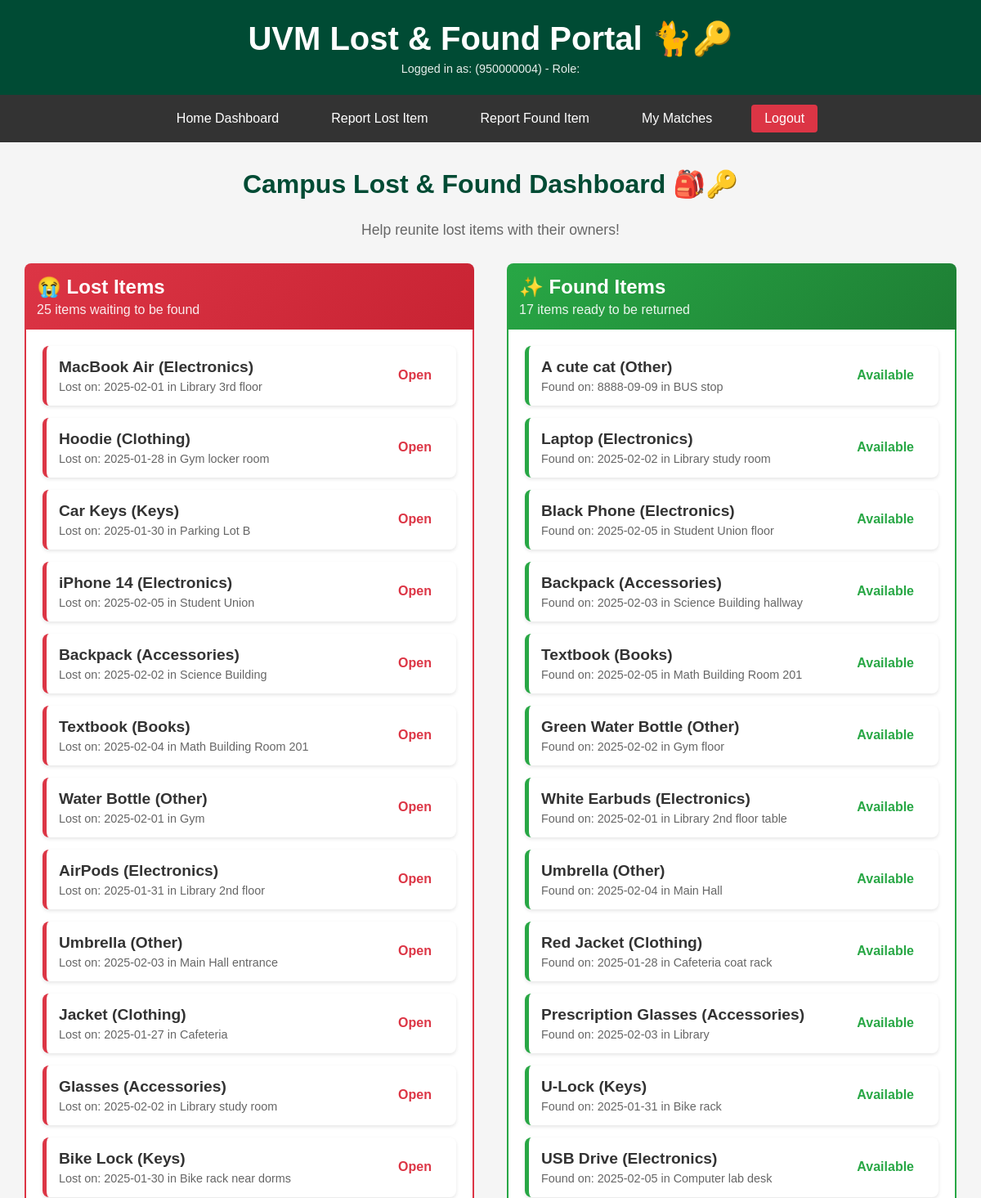
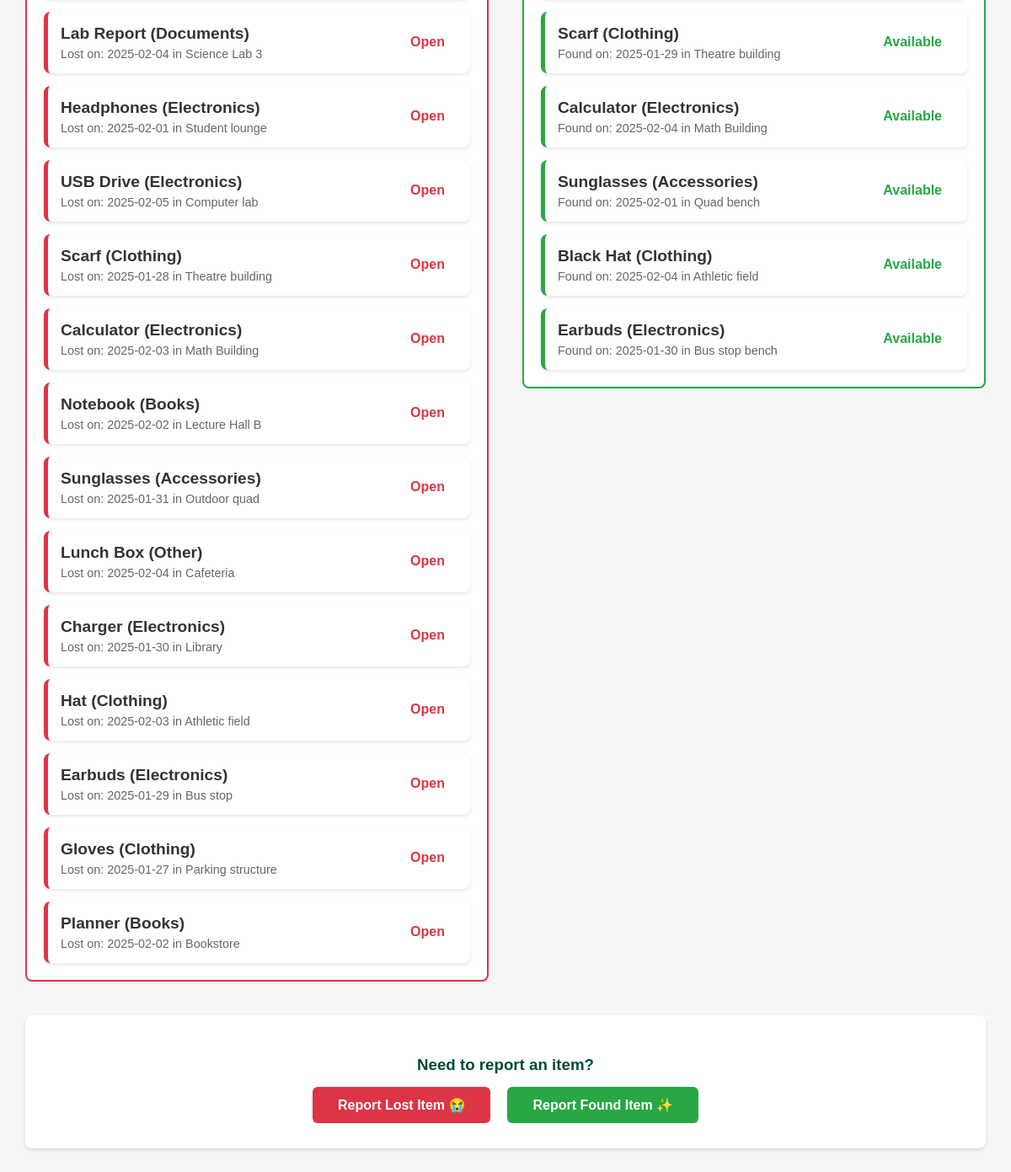
Page / (signed in) on the committed database (2 pictures, top to bottom).
### tables this page shows
CREATE TABLE Users (
    user_id TEXT PRIMARY KEY,
    name TEXT NOT NULL,
    email TEXT UNIQUE NOT NULL,
    phone TEXT,
    password_hash TEXT NOT NULL,
    role TEXT DEFAULT 'student' CHECK(role IN ('student', 'staff', 'admin')),
    date_joined DATE DEFAULT (strftime('%Y-%m-%d %H:%M:%S', 'now'))
);

CREATE TABLE LostPosts (
    lost_id TEXT PRIMARY KEY,
    user_id TEXT NOT NULL,
    item_name TEXT NOT NULL,
    category TEXT CHECK(category IN (
        'Electronics', 'Clothing', 'Accessories', 
        'Documents', 'Keys', 'Books', 'Other'
    )),
    description TEXT,
    date_lost DATE,
    last_seen_location TEXT,
    date_posted TIMESTAMP DEFAULT (strftime('%Y-%m-%d %H:%M:%S', 'now')),
    status TEXT DEFAULT 'open' CHECK(status IN ('open', 'matched', 'closed')),
    FOREIGN KEY (user_id) REFERENCES Users(user_id) ON DELETE CASCADE
);

CREATE TABLE FoundPosts (
    found_id TEXT PRIMARY KEY,
    user_id TEXT NOT NULL,
    item_name TEXT NOT NULL,
    category TEXT CHECK(category IN (
        'Electronics', 'Clothing', 'Accessories', 
        'Documents', 'Keys', 'Books', 'Other'
    )),
    description TEXT,
    date_found DATE,
    found_location TEXT,
    storage_location TEXT,
    date_posted TIMESTAMP DEFAULT (strftime('%Y-%m-%d %H:%M:%S', 'now')),
    status TEXT DEFAULT 'available' CHECK(status IN ('available', 'matched', 'returned')),
    FOREIGN KEY (user_id) REFERENCES Users(user_id) ON DELETE CASCADE
);

### main.py (the view)
@app.get("/", response_class=HTMLResponse)
async def home_dashboard(request: Request, user_id: Optional[str] = Cookie(None)):
    current_user = get_current_user(user_id)
    if not current_user:
        return RedirectResponse("/login", status_code=status.HTTP_303_SEE_OTHER)
    lost_posts = get_lost_posts(status='open')
    found_posts = get_found_posts(status='available')
    return templates.TemplateResponse(
        "home.html",
        {
            "request": request,
            "lost_posts": lost_posts,
            "found_posts": found_posts,
            **current_user
        }
    )

### templates/home.html (shortened to what this page needs)
{% extends "layout.html" %}
{% block content %}
    <div style="text-align: center; margin-bottom: 30px;">
        <h2 style="color: var(--uvm-green); font-size: 2em;">Campus Lost & Found Dashboard 🎒🔑</h2>
        <p style="color: #666; font-size: 1.1em;">Help reunite lost items with their owners!</p>
    </div>
    <div style="display: grid; grid-template-columns: 1fr 1fr; gap: 40px; margin-top: 30px;">
        <div>
            <div style="background: linear-gradient(135deg, #dc3545 0%, #c82333 100%); color: white; padding: 15px; border-radius: 8px 8px 0 0; margin-bottom: 0;">
                <h3 style="margin: 0; font-size: 1.5em;">😭 Lost Items</h3>
                <p style="margin: 5px 0 0 0; opacity: 0.9;">{{ lost_posts|length }} items waiting to be found</p>
            </div>
            <div style="background-color: white; border: 2px solid #dc3545; border-top: none; border-radius: 0 0 8px 8px; padding: 20px; min-height: 200px;">
                {% if lost_posts %}
                    <div style="display: flex; flex-direction: column; gap: 15px;">
                        {% for post in lost_posts %}
                            <div class="post-card lost-link" style="padding: 15px; border-left: 5px solid #dc3545; display: flex; justify-content: space-between; align-items: center;">
                                <div>
                                    <a href="/lost/{{ post.lost_id }}" style="text-decoration: none; color: #333;">
                                        <h4 style="margin: 0;">{{ post.item_name }} ({{ post.category }})</h4>
                                        <p style="margin: 5px 0 0 0; font-size: 0.9em; color: #666;">
                                            Lost on: {{ post.date_lost }} in {{ post.last_seen_location }}
                                        </p>
                                    </a>
                                </div>
                                <div style="display: flex; align-items: center;">
                                    <span class="status-{{ post.status }}" style="margin-right: 15px;">{{ post.status | capitalize }}</span>
                                </div>
                            </div>
                        {% endfor %}
                    </div>
                {% else %}
                    <div style="text-align: center; padding: 40px 20px; color: #999;">
                        <p style="font-size: 1.2em; margin-bottom: 10px;">🎉 Nothing is currently listed as lost!</p>
                        <p>Be the first to <a href="/add-lost" style="color: #dc3545; font-weight: bold;">report a lost item</a>.</p>
                    </div>
                {% endif %}
            </div>
        </div>
        <div>
            <div style="background: linear-gradient(135deg, #28a745 0%, #1e7e34 100%); color: white; padding: 15px; border-radius: 8px 8px 0 0; margin-bottom: 0;">
                <h3 style="margin: 0; font-size: 1.5em;">✨ Found Items</h3>
                <p style="margin: 5px 0 0 0; opacity: 0.9;">{{ found_posts|length }} items ready to be returned</p>
            </div>
            <div style="background-color: white; border: 2px solid #28a745; border-top: none; border-radius: 0 0 8px 8px; padding: 20px; min-height: 200px;">
                {% if found_posts %}
                    <div style="display: flex; flex-direction: column; gap: 15px;">
                        {% for post in found_posts %}
                            <div class="post-card found-link" style="padding: 15px; border-left: 5px solid #28a745; display: flex; justify-content: space-between; align-items: center;">
                                <div>
                                    <a href="/found/{{ post.found_id }}" style="text-decoration: none; color: #333;">
                                        <h4 style="margin: 0;">{{ post.item_name }} ({{ post.category }})</h4>
                                        <p style="margin: 5px 0 0 0; font-size: 0.9em; color: #666;">
                                            Found on: {{ post.date_found }} in {{ post.found_location }}
                                        </p>
                                    </a>
                                </div>
                                <div style="display: flex; align-items: center;">
                                    <span class="status-{{ post.status }}" style="margin-right: 15px;">{{ post.status | capitalize }}</span>
                                </div>
                            </div>
                        {% endfor %}
                    </div>
                {% else %}
                    <div style="text-align: center; padding: 40px 20px; color: #999;">
                        <p style="font-size: 1.2em; margin-bottom: 10px;">📦 No found items currently!</p>
                        <p>No items have been turned in yet.</p>
                    </div>
                {% endif %}
            </div>
        </div>
    </div>
    <div style="text-align: center; margin-top: 40px; padding: 30px; background-color: white; border-radius: 8px; box-shadow: 0 2px 4px rgba(0,0,0,0.1);">
        <h3 style="color: var(--uvm-green); margin-bottom: 15px;">Need to report an item?</h3>
        <div style="display: flex; justify-content: center; gap: 20px;">
            <a href="/add-lost" style="background-color: #dc3545; color: white; padding: 12px 30px; text-decoration: none; border-radius: 6px; font-weight: bold;">
                Report Lost Item 😭
            </a>
            <a href="/add-found" style="background-color: #28a745; color: white; padding: 12px 30px; text-decoration: none; border-radius: 6px; font-weight: bold;">
                Report Found Item ✨
            </a>
        </div>
    </div>
{% endblock %}

### templates/layout.html (shortened to what this page needs)
<!DOCTYPE html>
<html lang="en">
<head>
</head>
<body>
    <header>
        <h1>UVM Lost & Found Portal 🐈🔑</h1>
        {% if user_id %}
            <p>Logged in as: {{ user_name }} ({{ user_id }}) - Role: {{ user_role | capitalize }}</p>
        {% else %}
            <p>You are viewing this as a guest. Please log in.</p>
        {% endif %}
    </header>
    {% if user_id %}
    <nav>
        <a href="/">Home Dashboard</a>
        <a href="/add-lost">Report Lost Item</a>
        <a href="/add-found">Report Found Item</a>
        <a href="/matches">My Matches</a>
        <a href="/logout" style="background-color: #dc3545;">Logout</a>
    </nav>
    {% endif %}
    <div class="container">
        {% block content %}{% endblock %}
    </div>
</body>
</html>

### templates/layout.html (style rules this page uses)
:root { --uvm-green: #004b34; --uvm-gold: #ffc72c; --light-bg: #f5f5f5; --white: #ffffff; --red-alert: #dc3545; --green-success: #28a745; }
body { font-family: 'Arial', sans-serif; margin: 0; padding: 0; background-color: var(--light-bg); color: #333; }
header { background-color: var(--uvm-green); color: var(--white); padding: 1.5em; text-align: center; }
header h1 { margin: 0; font-size: 2.5em; }
header p { margin: 5px 0 0 0; font-size: 0.9em; opacity: 0.9; }
nav { background-color: #333; padding: 0.75em 0; display: flex; justify-content: center; align-items: center; flex-wrap: wrap; }
nav a { color: var(--white); margin: 0 1em; text-decoration: none; padding: 0.5em 1em; border-radius: 4px; transition: background-color 0.2s; }
.container { width: 95%; max-width: 1400px; margin: 2em auto; }
.post-card { background-color: var(--white); padding: 20px; border-radius: 8px; box-shadow: 0 2px 4px rgba(0,0,0,0.1); transition: transform 0.2s; }
.post-card h4 { margin-top: 0; font-size: 1.2em; }
.lost-link { border-left: 5px solid var(--red-alert); }
.found-link { border-left: 5px solid var(--green-success); }
.status-open { color: var(--red-alert); font-weight: bold; }
.status-available { color: var(--green-success); font-weight: bold; }

### rows in the picture
Users: user_id "950000004"
LostPosts: item_name "MacBook Air", category "Electronics", date_lost "2025-02-01", last_seen_location "Library 3rd floor", status "Open"
LostPosts: item_name "Hoodie", category "Clothing", date_lost "2025-01-28", last_seen_location "Gym locker room", status "Open"
LostPosts: item_name "Car Keys", category "Keys", date_lost "2025-01-30", last_seen_location "Parking Lot B", status "Open"
LostPosts: item_name "iPhone 14", category "Electronics", date_lost "2025-02-05", last_seen_location "Student Union", status "Open"
LostPosts: item_name "Backpack", category "Accessories", date_lost "2025-02-02", last_seen_location "Science Building", status "Open"
LostPosts: item_name "Textbook", category "Books", date_lost "2025-02-04", last_seen_location "Math Building Room 201", status "Open"
LostPosts: item_name "Water Bottle", category "Other", date_lost "2025-02-01", last_seen_location "Gym", status "Open"
LostPosts: item_name "AirPods", category "Electronics", date_lost "2025-01-31", last_seen_location "Library 2nd floor", status "Open"
LostPosts: item_name "Umbrella", category "Other", date_lost "2025-02-03", last_seen_location "Main Hall entrance", status "Open"
LostPosts: item_name "Jacket", category "Clothing", date_lost "2025-01-27", last_seen_location "Cafeteria", status "Open"
LostPosts: item_name "Glasses", category "Accessories", date_lost "2025-02-02", last_seen_location "Library study room", status "Open"
LostPosts: item_name "Bike Lock", category "Keys", date_lost "2025-01-30", last_seen_location "Bike rack near dorms", status "Open"
LostPosts: item_name "Lab Report", category "Documents", date_lost "2025-02-04", last_seen_location "Science Lab 3", status "Open"
LostPosts: item_name "Headphones", category "Electronics", date_lost "2025-02-01", last_seen_location "Student lounge", status "Open"
LostPosts: item_name "USB Drive", category "Electronics", date_lost "2025-02-05", last_seen_location "Computer lab", status "Open"
LostPosts: item_name "Scarf", category "Clothing", date_lost "2025-01-28", last_seen_location "Theatre building", status "Open"
LostPosts: item_name "Calculator", category "Electronics", date_lost "2025-02-03", last_seen_location "Math Building", status "Open"
LostPosts: item_name "Notebook", category "Books", date_lost "2025-02-02", last_seen_location "Lecture Hall B", status "Open"
LostPosts: item_name "Sunglasses", category "Accessories", date_lost "2025-01-31", last_seen_location "Outdoor quad", status "Open"
LostPosts: item_name "Lunch Box", category "Other", date_lost "2025-02-04", last_seen_location "Cafeteria", status "Open"
LostPosts: item_name "Charger", category "Electronics", date_lost "2025-01-30", last_seen_location "Library", status "Open"
LostPosts: item_name "Hat", category "Clothing", date_lost "2025-02-03", last_seen_location "Athletic field", status "Open"
LostPosts: item_name "Earbuds", category "Electronics", date_lost "2025-01-29", last_seen_location "Bus stop", status "Open"
LostPosts: item_name "Gloves", category "Clothing", date_lost "2025-01-27", last_seen_location "Parking structure", status "Open"
LostPosts: item_name "Planner", category "Books", date_lost "2025-02-02", last_seen_location "Bookstore", status "Open"
FoundPosts: item_name "A cute cat", category "Other", date_found "8888-09-09", found_location "BUS stop", status "Available"
FoundPosts: item_name "Laptop", category "Electronics", date_found "2025-02-02", found_location "Library study room", status "Available"
FoundPosts: item_name "Black Phone", category "Electronics", date_found "2025-02-05", found_location "Student Union floor", status "Available"
FoundPosts: item_name "Backpack", category "Accessories", date_found "2025-02-03", found_location "Science Building hallway", status "Available"
FoundPosts: item_name "Textbook", category "Books", date_found "2025-02-05", found_location "Math Building Room 201", status "Available"
FoundPosts: item_name "Green Water Bottle", category "Other", date_found "2025-02-02", found_location "Gym floor", status "Available"
FoundPosts: item_name "White Earbuds", category "Electronics", date_found "2025-02-01", found_location "Library 2nd floor table", status "Available"
FoundPosts: item_name "Umbrella", category "Other", date_found "2025-02-04", found_location "Main Hall", status "Available"
FoundPosts: item_name "Red Jacket", category "Clothing", date_found "2025-01-28", found_location "Cafeteria coat rack", status "Available"
FoundPosts: item_name "Prescription Glasses", category "Accessories", date_found "2025-02-03", found_location "Library", status "Available"
FoundPosts: item_name "U-Lock", category "Keys", date_found "2025-01-31", found_location "Bike rack", status "Available"
FoundPosts: item_name "USB Drive", category "Electronics", date_found "2025-02-05", found_location "Computer lab desk", status "Available"
FoundPosts: item_name "Scarf", category "Clothing", date_found "2025-01-29", found_location "Theatre building", status "Available"
FoundPosts: item_name "Calculator", category "Electronics", date_found "2025-02-04", found_location "Math Building", status "Available"
FoundPosts: item_name "Sunglasses", category "Accessories", date_found "2025-02-01", found_location "Quad bench", status "Available"
FoundPosts: item_name "Black Hat", category "Clothing", date_found "2025-02-04", found_location "Athletic field", status "Available"
FoundPosts: item_name "Earbuds", category "Electronics", date_found "2025-01-30", found_location "Bus stop bench", status "Available"

### other values in the picture
{{ lost_posts|length }} "25"
{{ found_posts|length }} "17"
